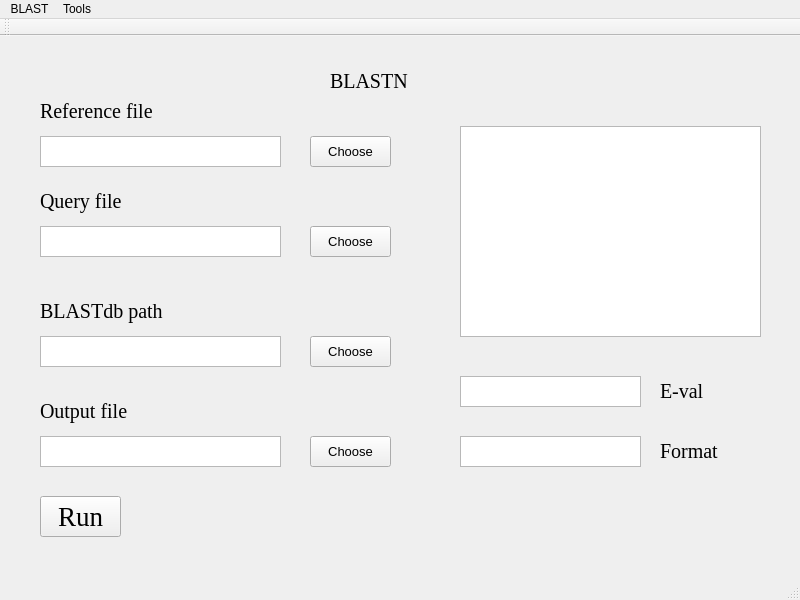
<?xml version="1.0" encoding="UTF-8"?>
<ui version="4.0">
 <class>MainWindow</class>
 <widget class="QMainWindow" name="MainWindow">
  <property name="geometry">
   <rect>
    <x>0</x>
    <y>0</y>
    <width>800</width>
    <height>600</height>
   </rect>
  </property>
  <property name="windowTitle">
   <string>MainWindow</string>
  </property>
  <widget class="QWidget" name="centralwidget">
   <widget class="QStackedWidget" name="stackedWidget">
    <property name="geometry">
     <rect>
      <x>0</x>
      <y>10</y>
      <width>771</width>
      <height>551</height>
     </rect>
    </property>
    <property name="currentIndex">
     <number>0</number>
    </property>
    <widget class="QWidget" name="page">
     <widget class="QLabel" name="label_11">
      <property name="geometry">
       <rect>
        <x>40</x>
        <y>50</y>
        <width>131</width>
        <height>31</height>
       </rect>
      </property>
      <property name="font">
       <font>
        <family>Times New Roman</family>
        <pointsize>15</pointsize>
       </font>
      </property>
      <property name="text">
       <string>Reference file</string>
      </property>
     </widget>
     <widget class="QLabel" name="label_12">
      <property name="geometry">
       <rect>
        <x>40</x>
        <y>140</y>
        <width>131</width>
        <height>31</height>
       </rect>
      </property>
      <property name="font">
       <font>
        <family>Times New Roman</family>
        <pointsize>15</pointsize>
       </font>
      </property>
      <property name="text">
       <string>Query file</string>
      </property>
     </widget>
     <widget class="QLabel" name="label_13">
      <property name="geometry">
       <rect>
        <x>40</x>
        <y>350</y>
        <width>131</width>
        <height>31</height>
       </rect>
      </property>
      <property name="font">
       <font>
        <family>Times New Roman</family>
        <pointsize>15</pointsize>
       </font>
      </property>
      <property name="text">
       <string>Output file</string>
      </property>
     </widget>
     <widget class="QLabel" name="label_14">
      <property name="geometry">
       <rect>
        <x>660</x>
        <y>330</y>
        <width>51</width>
        <height>31</height>
       </rect>
      </property>
      <property name="font">
       <font>
        <family>Times New Roman</family>
        <pointsize>15</pointsize>
       </font>
      </property>
      <property name="text">
       <string>E-val</string>
      </property>
     </widget>
     <widget class="QTextEdit" name="textEdit_7">
      <property name="geometry">
       <rect>
        <x>460</x>
        <y>390</y>
        <width>181</width>
        <height>31</height>
       </rect>
      </property>
     </widget>
     <widget class="QLabel" name="label_15">
      <property name="geometry">
       <rect>
        <x>660</x>
        <y>390</y>
        <width>61</width>
        <height>31</height>
       </rect>
      </property>
      <property name="font">
       <font>
        <family>Times New Roman</family>
        <pointsize>15</pointsize>
       </font>
      </property>
      <property name="text">
       <string>Format</string>
      </property>
     </widget>
     <widget class="QPushButton" name="pushButton_3">
      <property name="geometry">
       <rect>
        <x>40</x>
        <y>450</y>
        <width>81</width>
        <height>41</height>
       </rect>
      </property>
      <property name="font">
       <font>
        <family>Times New Roman</family>
        <pointsize>20</pointsize>
       </font>
      </property>
      <property name="text">
       <string>Run</string>
      </property>
     </widget>
     <widget class="QTextEdit" name="textEdit_8">
      <property name="geometry">
       <rect>
        <x>460</x>
        <y>330</y>
        <width>181</width>
        <height>31</height>
       </rect>
      </property>
     </widget>
     <widget class="QLabel" name="label_17">
      <property name="geometry">
       <rect>
        <x>330</x>
        <y>20</y>
        <width>131</width>
        <height>31</height>
       </rect>
      </property>
      <property name="font">
       <font>
        <family>Times New Roman</family>
        <pointsize>15</pointsize>
       </font>
      </property>
      <property name="text">
       <string>BLASTN</string>
      </property>
     </widget>
     <widget class="QPushButton" name="pushButton_7">
      <property name="geometry">
       <rect>
        <x>310</x>
        <y>90</y>
        <width>81</width>
        <height>31</height>
       </rect>
      </property>
      <property name="font">
       <font>
        <pointsize>10</pointsize>
       </font>
      </property>
      <property name="text">
       <string>Choose</string>
      </property>
     </widget>
     <widget class="QPushButton" name="pushButton_8">
      <property name="geometry">
       <rect>
        <x>310</x>
        <y>180</y>
        <width>81</width>
        <height>31</height>
       </rect>
      </property>
      <property name="font">
       <font>
        <pointsize>10</pointsize>
       </font>
      </property>
      <property name="text">
       <string>Choose</string>
      </property>
     </widget>
     <widget class="QPushButton" name="pushButton_9">
      <property name="geometry">
       <rect>
        <x>310</x>
        <y>390</y>
        <width>81</width>
        <height>31</height>
       </rect>
      </property>
      <property name="font">
       <font>
        <pointsize>10</pointsize>
       </font>
      </property>
      <property name="text">
       <string>Choose</string>
      </property>
     </widget>
     <widget class="QTextBrowser" name="textBrowser_4">
      <property name="geometry">
       <rect>
        <x>40</x>
        <y>90</y>
        <width>241</width>
        <height>31</height>
       </rect>
      </property>
     </widget>
     <widget class="QTextBrowser" name="textBrowser_5">
      <property name="geometry">
       <rect>
        <x>40</x>
        <y>180</y>
        <width>241</width>
        <height>31</height>
       </rect>
      </property>
     </widget>
     <widget class="QTextBrowser" name="textBrowser_6">
      <property name="geometry">
       <rect>
        <x>40</x>
        <y>390</y>
        <width>241</width>
        <height>31</height>
       </rect>
      </property>
     </widget>
     <widget class="QTextBrowser" name="textBrowser_7">
      <property name="geometry">
       <rect>
        <x>460</x>
        <y>80</y>
        <width>301</width>
        <height>211</height>
       </rect>
      </property>
     </widget>
     <widget class="QPushButton" name="pushButton_10">
      <property name="geometry">
       <rect>
        <x>310</x>
        <y>290</y>
        <width>81</width>
        <height>31</height>
       </rect>
      </property>
      <property name="font">
       <font>
        <pointsize>10</pointsize>
       </font>
      </property>
      <property name="text">
       <string>Choose</string>
      </property>
     </widget>
     <widget class="QLabel" name="label_23">
      <property name="geometry">
       <rect>
        <x>40</x>
        <y>250</y>
        <width>131</width>
        <height>31</height>
       </rect>
      </property>
      <property name="font">
       <font>
        <family>Times New Roman</family>
        <pointsize>15</pointsize>
       </font>
      </property>
      <property name="text">
       <string>BLASTdb path</string>
      </property>
     </widget>
     <widget class="QTextBrowser" name="textBrowser_9">
      <property name="geometry">
       <rect>
        <x>40</x>
        <y>290</y>
        <width>241</width>
        <height>31</height>
       </rect>
      </property>
     </widget>
    </widget>
    <widget class="QWidget" name="page_2">
     <widget class="QLabel" name="label_18">
      <property name="geometry">
       <rect>
        <x>340</x>
        <y>20</y>
        <width>131</width>
        <height>31</height>
       </rect>
      </property>
      <property name="font">
       <font>
        <family>Times New Roman</family>
        <pointsize>15</pointsize>
       </font>
      </property>
      <property name="text">
       <string>BLASTP</string>
      </property>
     </widget>
     <widget class="QPushButton" name="pushButton_4">
      <property name="geometry">
       <rect>
        <x>50</x>
        <y>450</y>
        <width>81</width>
        <height>41</height>
       </rect>
      </property>
      <property name="font">
       <font>
        <family>Times New Roman</family>
        <pointsize>20</pointsize>
       </font>
      </property>
      <property name="text">
       <string>Run</string>
      </property>
     </widget>
     <widget class="QTextEdit" name="textEdit_10">
      <property name="geometry">
       <rect>
        <x>440</x>
        <y>390</y>
        <width>211</width>
        <height>31</height>
       </rect>
      </property>
     </widget>
     <widget class="QLabel" name="label_19">
      <property name="geometry">
       <rect>
        <x>50</x>
        <y>50</y>
        <width>131</width>
        <height>31</height>
       </rect>
      </property>
      <property name="font">
       <font>
        <family>Times New Roman</family>
        <pointsize>15</pointsize>
       </font>
      </property>
      <property name="text">
       <string>Reference file</string>
      </property>
     </widget>
     <widget class="QLabel" name="label_21">
      <property name="geometry">
       <rect>
        <x>50</x>
        <y>140</y>
        <width>131</width>
        <height>31</height>
       </rect>
      </property>
      <property name="font">
       <font>
        <family>Times New Roman</family>
        <pointsize>15</pointsize>
       </font>
      </property>
      <property name="text">
       <string>Query file</string>
      </property>
     </widget>
     <widget class="QLabel" name="label_16">
      <property name="geometry">
       <rect>
        <x>50</x>
        <y>230</y>
        <width>131</width>
        <height>31</height>
       </rect>
      </property>
      <property name="font">
       <font>
        <family>Times New Roman</family>
        <pointsize>15</pointsize>
       </font>
      </property>
      <property name="text">
       <string>BLASTdb path</string>
      </property>
     </widget>
     <widget class="QLabel" name="label_22">
      <property name="geometry">
       <rect>
        <x>670</x>
        <y>390</y>
        <width>61</width>
        <height>31</height>
       </rect>
      </property>
      <property name="font">
       <font>
        <family>Times New Roman</family>
        <pointsize>15</pointsize>
       </font>
      </property>
      <property name="text">
       <string>Format</string>
      </property>
     </widget>
     <widget class="QPushButton" name="pushButton">
      <property name="geometry">
       <rect>
        <x>320</x>
        <y>90</y>
        <width>81</width>
        <height>31</height>
       </rect>
      </property>
      <property name="font">
       <font>
        <pointsize>10</pointsize>
       </font>
      </property>
      <property name="text">
       <string>Choose</string>
      </property>
     </widget>
     <widget class="QPushButton" name="pushButton_5">
      <property name="geometry">
       <rect>
        <x>320</x>
        <y>180</y>
        <width>81</width>
        <height>31</height>
       </rect>
      </property>
      <property name="font">
       <font>
        <pointsize>10</pointsize>
       </font>
      </property>
      <property name="text">
       <string>Choose</string>
      </property>
     </widget>
     <widget class="QPushButton" name="pushButton_6">
      <property name="geometry">
       <rect>
        <x>320</x>
        <y>270</y>
        <width>81</width>
        <height>31</height>
       </rect>
      </property>
      <property name="font">
       <font>
        <pointsize>10</pointsize>
       </font>
      </property>
      <property name="text">
       <string>Choose</string>
      </property>
     </widget>
     <widget class="QTextBrowser" name="textBrowser">
      <property name="geometry">
       <rect>
        <x>50</x>
        <y>270</y>
        <width>241</width>
        <height>31</height>
       </rect>
      </property>
     </widget>
     <widget class="QTextBrowser" name="textBrowser_2">
      <property name="geometry">
       <rect>
        <x>50</x>
        <y>180</y>
        <width>241</width>
        <height>31</height>
       </rect>
      </property>
     </widget>
     <widget class="QTextBrowser" name="textBrowser_3">
      <property name="geometry">
       <rect>
        <x>50</x>
        <y>90</y>
        <width>241</width>
        <height>31</height>
       </rect>
      </property>
     </widget>
     <widget class="QTextBrowser" name="textBrowser_8">
      <property name="geometry">
       <rect>
        <x>440</x>
        <y>80</y>
        <width>301</width>
        <height>211</height>
       </rect>
      </property>
     </widget>
     <widget class="QTextEdit" name="textEdit_13">
      <property name="geometry">
       <rect>
        <x>440</x>
        <y>320</y>
        <width>211</width>
        <height>31</height>
       </rect>
      </property>
     </widget>
     <widget class="QLabel" name="label_24">
      <property name="geometry">
       <rect>
        <x>670</x>
        <y>320</y>
        <width>51</width>
        <height>31</height>
       </rect>
      </property>
      <property name="font">
       <font>
        <family>Times New Roman</family>
        <pointsize>15</pointsize>
       </font>
      </property>
      <property name="text">
       <string>E-val</string>
      </property>
     </widget>
     <widget class="QTextBrowser" name="textBrowser_10">
      <property name="geometry">
       <rect>
        <x>50</x>
        <y>370</y>
        <width>241</width>
        <height>31</height>
       </rect>
      </property>
     </widget>
     <widget class="QLabel" name="label_20">
      <property name="geometry">
       <rect>
        <x>50</x>
        <y>330</y>
        <width>131</width>
        <height>31</height>
       </rect>
      </property>
      <property name="font">
       <font>
        <family>Times New Roman</family>
        <pointsize>15</pointsize>
       </font>
      </property>
      <property name="text">
       <string>Output file</string>
      </property>
     </widget>
     <widget class="QPushButton" name="pushButton_11">
      <property name="geometry">
       <rect>
        <x>320</x>
        <y>370</y>
        <width>81</width>
        <height>31</height>
       </rect>
      </property>
      <property name="font">
       <font>
        <pointsize>10</pointsize>
       </font>
      </property>
      <property name="text">
       <string>Choose</string>
      </property>
     </widget>
    </widget>
   </widget>
  </widget>
  <widget class="QMenuBar" name="menubar">
   <property name="geometry">
    <rect>
     <x>0</x>
     <y>0</y>
     <width>800</width>
     <height>23</height>
    </rect>
   </property>
   <widget class="QMenu" name="menuBLAST">
    <property name="title">
     <string>BLAST</string>
    </property>
    <addaction name="actionBLASTn"/>
    <addaction name="separator"/>
    <addaction name="actionBLASTp"/>
   </widget>
   <widget class="QMenu" name="menuCount_dots">
    <property name="title">
     <string>Tools</string>
    </property>
    <addaction name="actionCount_dots"/>
    <addaction name="actionPeptideActivity"/>
    <addaction name="actionLysogen"/>
    <addaction name="actionPrimer"/>
   </widget>
   <addaction name="menuBLAST"/>
   <addaction name="menuCount_dots"/>
  </widget>
  <widget class="QStatusBar" name="statusbar"/>
  <widget class="QToolBar" name="toolBar">
   <property name="windowTitle">
    <string>toolBar</string>
   </property>
   <attribute name="toolBarArea">
    <enum>TopToolBarArea</enum>
   </attribute>
   <attribute name="toolBarBreak">
    <bool>false</bool>
   </attribute>
  </widget>
  <action name="actionBLASTn">
   <property name="checkable">
    <bool>false</bool>
   </property>
   <property name="checked">
    <bool>false</bool>
   </property>
   <property name="enabled">
    <bool>true</bool>
   </property>
   <property name="text">
    <string>BLASTn</string>
   </property>
   <property name="shortcut">
    <string/>
   </property>
   <property name="shortcutContext">
    <enum>Qt::WindowShortcut</enum>
   </property>
  </action>
  <action name="actionBLASTp">
   <property name="checkable">
    <bool>false</bool>
   </property>
   <property name="checked">
    <bool>false</bool>
   </property>
   <property name="enabled">
    <bool>true</bool>
   </property>
   <property name="text">
    <string>BLASTp</string>
   </property>
  </action>
  <action name="actionCount_dots">
   <property name="text">
    <string>Count dots</string>
   </property>
  </action>
  <action name="actionPeptideActivity">
   <property name="text">
    <string>PeptideActivity</string>
   </property>
  </action>
  <action name="actionLysogen">
   <property name="text">
    <string>Lysogen</string>
   </property>
  </action>
  <action name="actionPrimer">
   <property name="text">
    <string>Primer</string>
   </property>
  </action>
 </widget>
 <resources/>
 <connections/>
</ui>
